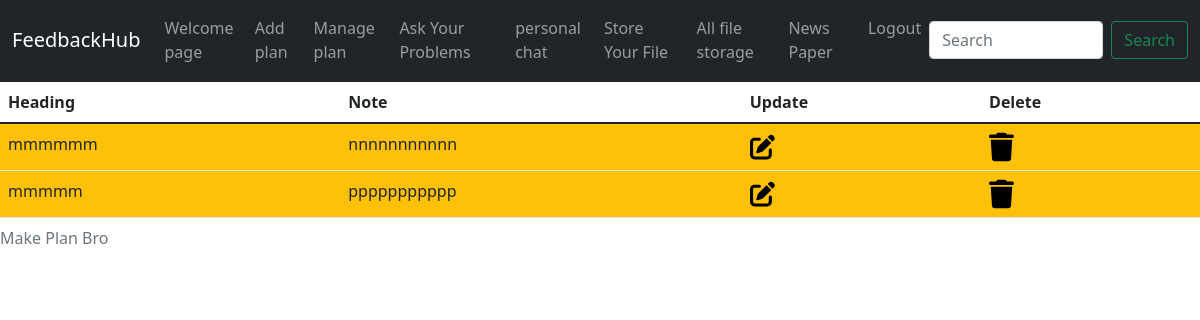
/list_view/ (signed in), run on the app's committed database.
### Home/models.py (models this page shows, shortened)
class GeeksModel(models.Model):
    id = models.AutoField(primary_key=True)
    title = models.CharField(max_length = 200)
    description = models.TextField()
    user = models.ForeignKey(User, on_delete=models.CASCADE)

### Home/views.py (the view)
# urls.py: path('list_view/', views.list_view, name='list_view'),
def list_view(request):
    context = {}
    user = User.objects.get(username=request.user.username)
    context["dataset"] = GeeksModel.objects.filter(user=user)
    return render(request, "list_view.html", context)

### templates/list_view.html (shortened to what this page needs)
{% extends "base.html" %}
{% block body %}
<div class="table-responsive-sm">
    <table class="table">
        <caption>Make Plan Bro</caption>
        <thead>
          <tr>
            <th scope="col">Heading</th>
            <th scope="col">Note</th>
            <th scope="col">Update</th>
            <th scope="col">Delete</th>
          </tr>
        </thead>
        <tbody>
            {% for data in dataset %}
          <tr class="bg-warning">
            <td data-label="Title">{{ data.title }}</td>
                <td data-label="Description">{{ data.description }}</td>
                <td data-label="Update">
                    <a href="{% url 'update_view' title=data.title %}" class="update">
                      </a>
                    </td>
                <td data-label="Delete">
                    <a href="{% url 'delete_item' title=data.title %}" class="delete">
                    </a>
                </td>
          </tr>
          {% endfor %}
        </tbody>
      </table>
</div>
{% endblock body %}

### data on the page
GeeksModel: title "mmmmmm", description "nnnnnnnnnnn"
GeeksModel: title "mmmmm", description "ppppppppppp"
